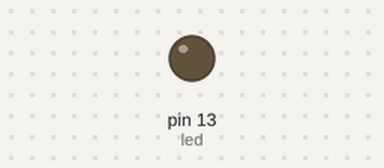
Bench run of a sketch on a simulated Arduino Uno, built with avr-gcc and run on an emulated ATmega328P. Parts: output pins drawn as LEDs (lit = HIGH). The ROS host is connected and sends only what is stated.

Above: at 2.4 s.
Timing chart, 0 to 3.9 s (numbered marks = the images above):
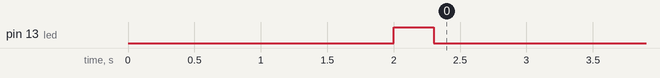

The sketch:

imu_test.ino
```cpp
#include <Wire.h>

#include <ros.h>
#include <geometry_msgs/Vector3.h>

float forwards = 0;
float sideways = 0;
byte highX = B00100000;
byte highY = B00100000;
byte lowX, lowY;
byte xCmd, yCmd;

const byte dacRadius = 54;
const byte up4mask = B11110000;
byte f;
byte n;

byte addr = B0001101;

ros::NodeHandle  nh;

int setY();
int setX();

void messageCb( const geometry_msgs::Vector3& speed_msg){
  sideways = -speed_msg.y;
  forwards = speed_msg.x;
  digitalWrite(13, HIGH-digitalRead(13));   // blink the led
}

ros::Subscriber<geometry_msgs::Vector3> sub("set_vel", &messageCb );

void setup()
{
  pinMode(13, OUTPUT);
  nh.initNode();

  Wire.begin();

  nh.subscribe(sub);

  delay(2000);

  f= 1;//setZero();
  if (f != 0){
    n = 0;
    while(n<f){

      digitalWrite(13,HIGH);
      delay(300);
      digitalWrite(13,LOW);
      n++;
    }
  }
}

void loop()
{
  nh.spinOnce();
  //setZero();
  delay(20);
  //setMotors();
}

int setZero(){
  Wire.beginTransmission(addr);
  Wire.write(B00001111);  //All 4 DACs can be set to the same thing with one command (these bits are to set DACs D, C, B, A)
  Wire.write(B00100111);  //Set them to "off" which means the stick is in the middle so all are at 2.5v
  Wire.write(B11111100);
  return Wire.endTransmission();
}

void setMotors(){
  cleanInputs();
  setX();
  setY();
}

void cleanInputs(){
  if(abs(forwards)<5){
    forwards = 0;
  }
  forwards = constrain(forwards, -dacRadius, dacRadius);

  if(abs(sideways)<5){
    sideways = 0;
  }
  sideways = constrain(sideways, -dacRadius, dacRadius);
}

int setX(){
  xCmd = byte(125.0+sideways);
  highX = ((highX&up4mask)|(xCmd>>4));
  lowX = xCmd<<4;
  Wire.beginTransmission(addr);
  Wire.write(B00000001);
  Wire.write(highX);
  Wire.write(lowX);
  return Wire.endTransmission();
}

int setY(){
  yCmd = byte(125.0+forwards);
  highY = ((highY&up4mask)|(yCmd>>4));
  lowY = yCmd<<4;
  Wire.beginTransmission(addr);
  Wire.write(B00000100);
  Wire.write(highY);
  Wire.write(lowY);
  return Wire.endTransmission();
}
```
